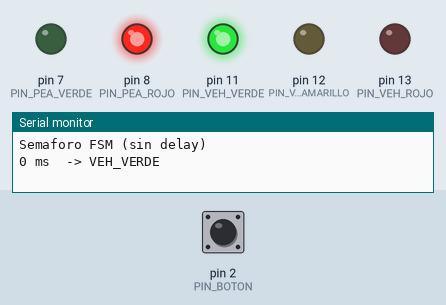
A sketch run on a simulated Arduino Uno, built with avr-gcc and run on an emulated ATmega328P. Shown: output pins drawn as LEDs (lit = HIGH), the last lines printed to the serial monitor. The test bench sets the inputs (shaded band); at power-on: pin 2 (PIN_BOTON) HIGH.

Above: at 1.2 s.
1.3 s: pin 2 (PIN_BOTON) pulled LOW for 0.15 s
At 6.6 s:
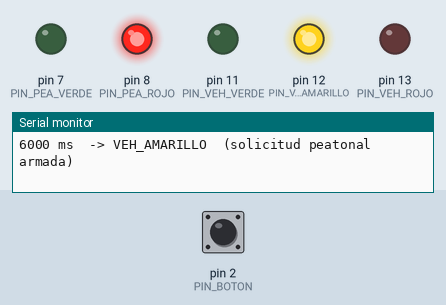
7.4 s: pin 2 (PIN_BOTON) pulsed LOW 5 times (0.12 s each, 0.3 s apart)
At 9.3 s:
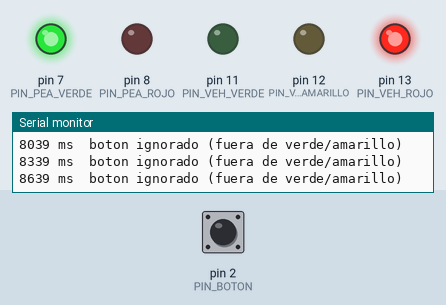
Timing chart, 0 to 35.5 s (numbered marks = the images above; inputs shaded):
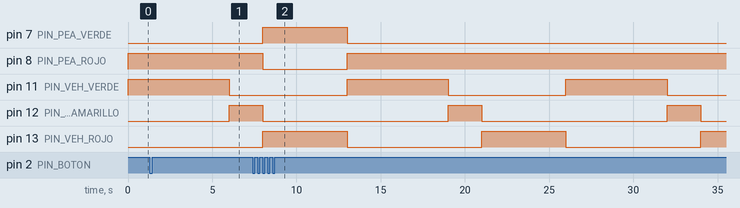

Measured:
- by itself, pin 11 (PIN_VEH_VERDE): alternates HIGH for 6.0 s and LOW for 7.0 s
- by itself, pin 12 (PIN_VEH_AMARILLO): alternates HIGH for 2.0 s and LOW for 11.0 s
- by itself, pin 13 (PIN_VEH_ROJO): alternates HIGH for 5.0 s and LOW for 8.0 s

The sketch:

SemaforoFSM.ino
```cpp
/*
  Practica - Semaforo vehicular y peatonal con maquina de estados finitos (FSM)

  El semaforo vehicular cicla VERDE -> AMARILLO -> ROJO -> VERDE por si solo. Un
  pulsador arma una solicitud de cruce peatonal; la solicitud solo se acepta durante
  VERDE o AMARILLO y se atiende cuando el vehicular llega a ROJO: ahi el peatonal pasa
  a VERDE un tiempo fijo, vuelve a ROJO y el ciclo vehicular reinicia. Si nadie
  presiona, el ciclo sigue sin detenerse.

  Restricciones: sin delay() (todo con millis()) y estados en un enum class.

  Placa: Arduino UNO R4 WiFi
*/

// ---- Pines ----------------------------------------------------------------
const int PIN_VEH_VERDE    = 11;
const int PIN_VEH_AMARILLO = 12;
const int PIN_VEH_ROJO     = 13;
const int PIN_PEA_ROJO     = 8;
const int PIN_PEA_VERDE    = 7;
const int PIN_BOTON        = 2;   // pulsador a GND, con INPUT_PULLUP (presionado = LOW)

// ---- Duraciones (ms) ------------------------------------------------------
const unsigned long T_VERDE    = 6000;
const unsigned long T_AMARILLO = 2000;   // claramente mas corto que los otros dos
const unsigned long T_ROJO     = 5000;   // rojo vehicular cuando NO hay peaton
const unsigned long T_PEATON   = 5000;   // verde peatonal (el vehicular sigue en rojo)
const unsigned long T_REBOTE   = 40;     // antirrebote del pulsador

// ---- Estados de la FSM ----------------------------------------------------
enum class Estado {
  VEH_VERDE,     // vehicular verde,    peatonal rojo
  VEH_AMARILLO,  // vehicular amarillo, peatonal rojo
  VEH_ROJO,      // vehicular rojo,     peatonal rojo (sin solicitud)
  PEA_VERDE      // vehicular rojo,     peatonal verde (atendiendo la solicitud)
};

Estado estado = Estado::VEH_VERDE;
unsigned long inicioEstado = 0;   // millis() en que se entro al estado actual
bool solicitudPeatonal = false;   // "armada": se atiende al llegar a rojo

// Antirrebote no bloqueante del pulsador
int lecturaEstable = HIGH;
int lecturaAnterior = HIGH;
unsigned long ultimoCambioLectura = 0;

const char* nombre(Estado e) {
  switch (e) {
    case Estado::VEH_VERDE:    return "VEH_VERDE";
    case Estado::VEH_AMARILLO: return "VEH_AMARILLO";
    case Estado::VEH_ROJO:     return "VEH_ROJO";
    case Estado::PEA_VERDE:    return "PEA_VERDE";
  }
  return "?";
}

// Enciende los 5 LEDs segun el estado. Es la unica funcion que toca las salidas,
// asi que las luces siempre son coherentes con el estado.
void aplicarSalidas(Estado e) {
  digitalWrite(PIN_VEH_VERDE,    e == Estado::VEH_VERDE);
  digitalWrite(PIN_VEH_AMARILLO, e == Estado::VEH_AMARILLO);
  digitalWrite(PIN_VEH_ROJO,     e == Estado::VEH_ROJO || e == Estado::PEA_VERDE);
  digitalWrite(PIN_PEA_VERDE,    e == Estado::PEA_VERDE);
  digitalWrite(PIN_PEA_ROJO,     e != Estado::PEA_VERDE);
}

void cambiarEstado(Estado nuevo, unsigned long ahora) {
  estado = nuevo;
  inicioEstado = ahora;
  aplicarSalidas(estado);
  Serial.print(ahora);
  Serial.print(" ms  -> ");
  Serial.print(nombre(estado));
  if (solicitudPeatonal) Serial.print("  (solicitud peatonal armada)");
  Serial.println();
}

// Devuelve true solo en el instante en que el boton pasa de suelto a presionado,
// ya filtrado el rebote. No bloquea.
bool botonPresionado(unsigned long ahora) {
  int lectura = digitalRead(PIN_BOTON);
  if (lectura != lecturaAnterior) {
    ultimoCambioLectura = ahora;
    lecturaAnterior = lectura;
  }
  if (ahora - ultimoCambioLectura >= T_REBOTE && lectura != lecturaEstable) {
    lecturaEstable = lectura;
    return lecturaEstable == LOW;
  }
  return false;
}

void setup() {
  Serial.begin(9600);
  pinMode(PIN_VEH_VERDE, OUTPUT);
  pinMode(PIN_VEH_AMARILLO, OUTPUT);
  pinMode(PIN_VEH_ROJO, OUTPUT);
  pinMode(PIN_PEA_ROJO, OUTPUT);
  pinMode(PIN_PEA_VERDE, OUTPUT);
  pinMode(PIN_BOTON, INPUT_PULLUP);
  Serial.println("Semaforo FSM (sin delay)");
  cambiarEstado(Estado::VEH_VERDE, millis());
}

void loop() {
  unsigned long ahora = millis();
  unsigned long enEstado = ahora - inicioEstado;

  // 1) Entrada: el boton solo arma la solicitud en VERDE o AMARILLO. En ROJO o con el
  //    peatonal ya en verde se ignora (no interrumpe nada de golpe).
  if (botonPresionado(ahora)) {
    if (estado == Estado::VEH_VERDE || estado == Estado::VEH_AMARILLO) {
      if (!solicitudPeatonal) {
        solicitudPeatonal = true;
        Serial.print(ahora);
        Serial.println(" ms  boton: solicitud peatonal ARMADA, se atiende en rojo");
      }
    } else {
      Serial.print(ahora);
      Serial.println(" ms  boton ignorado (fuera de verde/amarillo)");
    }
  }

  // 2) Transiciones por tiempo
  switch (estado) {
    case Estado::VEH_VERDE:
      if (enEstado >= T_VERDE) cambiarEstado(Estado::VEH_AMARILLO, ahora);
      break;

    case Estado::VEH_AMARILLO:
      if (enEstado >= T_AMARILLO) {
        // Al llegar a rojo se decide: con solicitud, cruce peatonal; sin ella, rojo normal
        if (solicitudPeatonal) {
          solicitudPeatonal = false;
          cambiarEstado(Estado::PEA_VERDE, ahora);
        } else {
          cambiarEstado(Estado::VEH_ROJO, ahora);
        }
      }
      break;

    case Estado::VEH_ROJO:
      if (enEstado >= T_ROJO) cambiarEstado(Estado::VEH_VERDE, ahora);
      break;

    case Estado::PEA_VERDE:
      if (enEstado >= T_PEATON) cambiarEstado(Estado::VEH_VERDE, ahora);
      break;
  }
}
```
